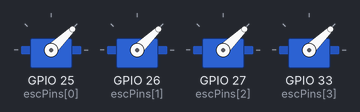
Simulated run of this program. Board: ESP32. On the bench: 4 × servo. Nothing arrives over Bluetooth unless stated; what the program prints to the serial monitor is not drawn.

Above: at 0.1 s.
At 2.1 s:
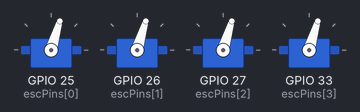
Timing chart, 0 to 3.6 s (numbered marks = the images above):
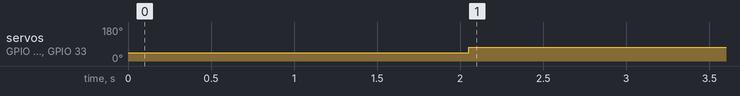

The program:

main.cpp
```cpp
#include <Arduino.h>
#include <Wire.h>
#include <MPU6050_light.h>
#include <ESP32Servo.h>
#include <input.hpp>

const int BASE_THROTTLE = 1300;
const int MIN_THROTTLE = 1100;
const int MAX_THROTTLE = 1700;

// MPU6050 mpu = MPU6050(Wire);
Servo esc[4]; // FV, FH, BV, BH
Input input;

double pitch[4] = {-1, -1, 1, 1};
double roll[4] = {1, -1, 1, -1};
double throttle[4] = {1, 1, 1, 1};
double yaw[4] = {1, -1, -1, 1};

void setup()
{
  Serial.begin(115200);
  input.begin();
  // Wire.begin(21, 22);
  // mpu.begin();
  // mpu.calcGyroOffsets();

  const int escPins[4] = {25, 26, 27, 33};
  for (int i = 0; i < 4; i++)
  {
    esc[i].attach(escPins[i]);
  }

  for (int i = 0; i < 4; i++)
  {
    esc[i].writeMicroseconds(1000);
  }
  delay(2000);
}

void loop()
{
  // mpu.update();

  delay(50);

  if (!input.isConnected())
  {
    Serial.println("PS4 controller not connected");
    for (int i = 0; i < 4; i++)
    {
      esc[i].writeMicroseconds(BASE_THROTTLE - 200);
      Serial.printf("ESC[%d]: %d\n", i, BASE_THROTTLE - 200);
    }
    return;
  }

  double inputXRaw = input.getPitch();
  double inputYRaw = input.getRoll();
  double inputZRaw = input.getThrottle();
  double inputRRaw = input.getYaw();

  Serial.printf("Raw - P: %.2f, R: %.2f, T: %.2f, Y: %.2f\n", inputXRaw, inputYRaw, inputZRaw, inputRRaw);

  double inputX[4], inputY[4], inputZ[4], inputR[4];

  for (int i = 0; i < 4; i++)
  {
    inputX[i] = pitch[i] * inputXRaw;
    inputY[i] = roll[i] * inputYRaw;
    inputZ[i] = throttle[i] * inputZRaw;
    inputR[i] = yaw[i] * inputRRaw;
  }

  int outputs[4];
  for (int i = 0; i < 4; i++)
  {
    outputs[i] = constrain(BASE_THROTTLE + inputX[i] + inputY[i] + inputZ[i] + inputR[i], MIN_THROTTLE, MAX_THROTTLE);
    esc[i].writeMicroseconds(outputs[i]);
  }
  Serial.printf("ESC[0]: %d  ESC[1]: %d  ESC[2]: %d  ESC[3]: %d\n", outputs[0], outputs[1], outputs[2], outputs[3]);
}
```

input.cpp
```cpp
#include <input.hpp>

void Input::begin()
{
    if (!PS4.begin("20:43:A8:65:5D:DE"))
    {
        Serial.println("Failed to connect to PS4 controller");
        while (1)
            ;
    }
    Serial.println("Connected to PS4 controller");
}

bool Input::isConnected()
{
    return PS4.isConnected();
}

double Input::getPitch()
{
    return PS4.RStickY();
}
double Input::getRoll()
{
    return PS4.RStickX();
}
double Input::getThrottle()
{
    return PS4.R2Value() - PS4.L2Value();
}
double Input::getYaw()
{
    return PS4.R1() * 100 - PS4.L1() * 100;
}
```

input.hpp
```cpp
#ifndef INPUT_HPP
#define INPUT_HPP

#include <PS4Controller.h>

class Input
{
public:
    void begin();
    bool isConnected();
    double getPitch();
    double getRoll();
    double getThrottle();
    double getYaw();
};

#endif
```

Measured:
- by itself, servo on GPIO 25 (escPins[0]), servo on GPIO 26 (escPins[1]), servo on GPIO 27 (escPins[2]), servo on GPIO 33 (escPins[3]): 44° → 73° at 2.1 s
